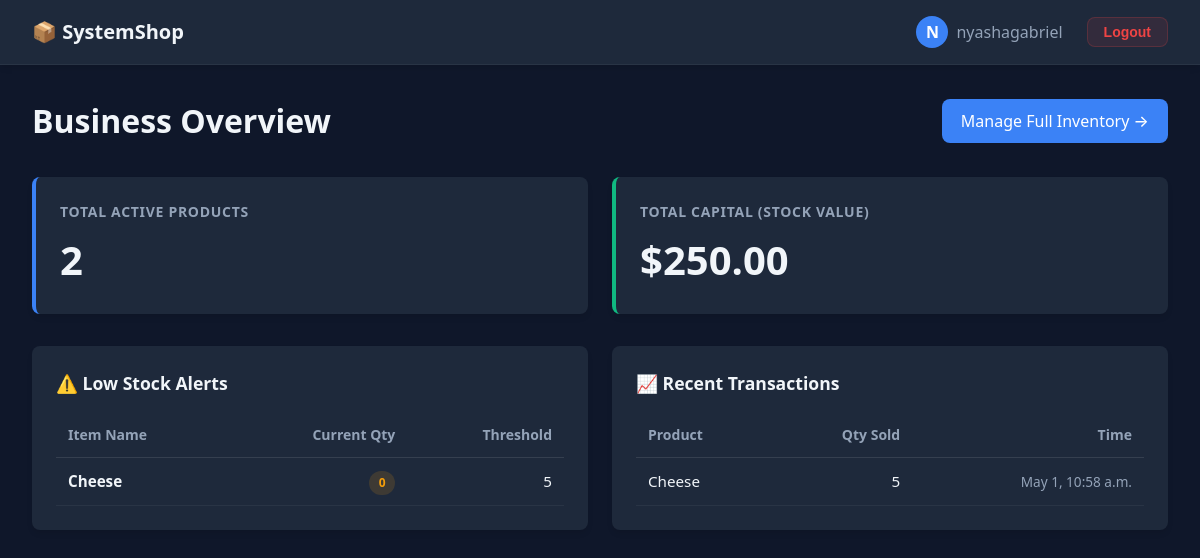
The page /dashboard/ (signed in) on the database its author committed.
### inventory/models.py (models this page shows, shortened)
class Product(models.Model):
    name               = models.CharField(max_length=200)
    category           = models.CharField(max_length=200)
    price              = models.DecimalField(max_digits=10, decimal_places=2)  # FIX B3
    quantity           = models.IntegerField(default=0)
    low_stock_threshold = models.IntegerField(default=5)
    class Meta:
        ordering = ['name']

class Sale(models.Model):
    product       = models.ForeignKey(Product, on_delete=models.CASCADE)
    quantity_sold = models.IntegerField(default=0)
    sold_by       = models.ForeignKey(User, on_delete=models.CASCADE)
    timestamp     = models.DateTimeField(auto_now_add=True)
    class Meta:
        ordering = ['-timestamp']

### inventory/views.py (the view)
# urls.py: path('dashboard/', views.dashboard, name='dashboard'),
@login_required                                    # FIX B5 & B6
def dashboard(request):
    total_products   = Product.objects.count()
    total_stock_value = Product.objects.aggregate(
        total=Sum(F('price') * F('quantity'))
    )['total'] or 0
    low_stock_items  = Product.objects.filter(quantity__lte=F('low_stock_threshold'))
    recent_sales     = Sale.objects.select_related('product', 'sold_by').order_by('-timestamp')[:10]
    context = {
        'total_products': total_products,
        'total_stock_value': total_stock_value,
        'low_stock_items': low_stock_items,
        'recent_sales': recent_sales,
    }
    return render(request, 'inventory/dashboard.html', context)

### inventory/templates/inventory/dashboard.html (shortened to what this page needs)
{% load static %}
<!DOCTYPE html>
<html lang="en">
<head>
    <link rel="stylesheet" href="{% static 'css/dashboard.css' %}">
</head>
<body>
    <nav class="top-nav">
        <a href="/" class="brand">📦 SystemShop</a>
        <div class="user-controls">
            <div class="user-profile">
                <div class="avatar">{{ request.user.username|make_list|first|upper }}</div>
                <span>{{ request.user.username|default:"Admin User" }}</span>
            </div>
            <form method="post" action="{% url 'logout' %}" style="display:inline;">
                <button type="submit" class="btn-logout">Logout</button>
            </form>
        </div>
    </nav>
    <main class="container">
        <div class="header-actions">
            <h1>Business Overview</h1>
            <a href="{% url 'product_list' %}" class="btn-primary">Manage Full Inventory &rarr;</a>
        </div>
        <section class="stats-grid">
            <div class="stat-card">
                <div class="stat-title">Total Active Products</div>
                <div class="stat-value">{{ total_products }}</div>
            </div>
            <div class="stat-card" style="border-left-color: #10b981;">
                <div class="stat-title">Total Capital (Stock Value)</div>
                <div class="stat-value">${{ total_stock_value|floatformat:2|default:"0.00" }}</div>
            </div>
        </section>
        <section class="tables-grid">
            <div class="data-panel">
                <h2 class="panel-title">⚠️ Low Stock Alerts</h2>
                <table class="data-table">
                    <thead>
                        <tr>
                            <th>Item Name</th>
                            <th class="text-right">Current Qty</th>
                            <th class="text-right">Threshold</th>
                        </tr>
                    </thead>
                    <tbody>
                        {% for item in low_stock_items %}
                        <tr>
                            <td><strong>{{ item.name }}</strong></td>
                            <td class="text-right"><span class="badge badge-warning">{{ item.quantity }}</span></td>
                            <td class="text-right">{{ item.low_stock_threshold }}</td>
                        </tr>
                        {% empty %}
                        <tr>
                            <td colspan="3" class="empty-msg">All products are currently well-stocked!</td>
                        </tr>
                        {% endfor %}
                    </tbody>
                </table>
            </div>
            <div class="data-panel">
                <h2 class="panel-title">📈 Recent Transactions</h2>
                <table class="data-table">
                    <thead>
                        <tr>
                            <th>Product</th>
                            <th class="text-right">Qty Sold</th>
                            <th class="text-right">Time</th>
                        </tr>
                    </thead>
                    <tbody>
                        {% for sale in recent_sales %}
                        <tr>
                            <td>{{ sale.product.name }}</td>
                            <td class="text-right">{{ sale.quantity_sold }}</td>
                            <td class="text-right" style="color: var(--text-muted); font-size: 0.85rem;">
                                {{ sale.timestamp|date:"M j, g:i a" }}
                            </td>
                        </tr>
                        {% empty %}
                        <tr>
                            <td colspan="3" class="empty-msg">No sales recorded yet.</td>
                        </tr>
                        {% endfor %}
                    </tbody>
                </table>
            </div>
        </section>
    </main>
</body>
</html>

### inventory/static/css/dashboard.css (style rules this page uses)
:root { --bg-primary: #0f172a; --bg-secondary: #1e293b; --bg-hover: #334155; --accent: #3b82f6; --danger: #ef4444; --warning: #f59e0b; --text-primary: #f1f5f9; --text-muted: #94a3b8; --border-radius: 8px; }
* { box-sizing: border-box; margin: 0; padding: 0; }
body { background-color: var(--bg-primary); color: var(--text-primary); font-family: system-ui, -apple-system, sans-serif; line-height: 1.5; }
.top-nav { background-color: var(--bg-secondary); padding: 1rem 2rem; display: flex; justify-content: space-between; align-items: center; border-bottom: 1px solid rgba(255, 255, 255, 0.05); box-shadow: 0 4px 6px -1px rgba(0, 0, 0, 0.1); }
.brand { font-size: 1.25rem; font-weight: 700; color: var(--text-primary); text-decoration: none; }
.user-controls { display: flex; align-items: center; gap: 1.5rem; }
.user-profile { display: flex; align-items: center; gap: 0.5rem; color: var(--text-muted); font-weight: 500; }
.avatar { width: 32px; height: 32px; background-color: var(--accent); color: white; border-radius: 50%; display: flex; align-items: center; justify-content: center; font-weight: bold; }
.btn-logout { background-color: rgba(239, 68, 68, 0.1); color: var(--danger); border: 1px solid rgba(239, 68, 68, 0.2); padding: 0.4rem 1rem; border-radius: var(--border-radius); text-decoration: none; font-size: 0.875rem; font-weight: 600; transition: all 0.2s; }
.container { max-width: 1400px; margin: 0 auto; padding: 2rem; }
.header-actions { display: flex; justify-content: space-between; align-items: center; margin-bottom: 2rem; }
.btn-primary { background-color: var(--accent); color: white; padding: 0.6rem 1.2rem; border-radius: var(--border-radius); text-decoration: none; font-weight: 500; transition: opacity 0.2s; }
.stats-grid { display: grid; grid-template-columns: repeat(auto-fit, minmax(300px, 1fr)); gap: 1.5rem; margin-bottom: 2rem; }
.stat-card { background-color: var(--bg-secondary); padding: 1.5rem; border-radius: var(--border-radius); border-left: 4px solid var(--accent); box-shadow: 0 4px 6px -1px rgba(0, 0, 0, 0.1); }
.stat-title { color: var(--text-muted); font-size: 0.875rem; text-transform: uppercase; letter-spacing: 0.05em; font-weight: 600; margin-bottom: 0.5rem; }
.stat-value { font-size: 2.5rem; font-weight: 700; color: var(--text-primary); }
.tables-grid { display: grid; grid-template-columns: 1fr 1fr; gap: 1.5rem; }
.data-panel { background-color: var(--bg-secondary); border-radius: var(--border-radius); padding: 1.5rem; box-shadow: 0 4px 6px -1px rgba(0, 0, 0, 0.1); }
.panel-title { font-size: 1.1rem; font-weight: 600; margin-bottom: 1rem; display: flex; align-items: center; gap: 0.5rem; }
.data-table { width: 100%; border-collapse: collapse; }
.data-table th { text-align: left; padding: 0.75rem; color: var(--text-muted); font-size: 0.875rem; border-bottom: 1px solid rgba(255, 255, 255, 0.1); }
.data-table td { padding: 0.75rem; border-bottom: 1px solid rgba(255, 255, 255, 0.05); font-size: 0.95rem; }
.text-right { text-align: right !important; }
.badge { padding: 0.2rem 0.6rem; border-radius: 9999px; font-size: 0.75rem; font-weight: 700; }
.badge-warning { background-color: rgba(245, 158, 11, 0.15); color: var(--warning); }

### rows shown on the page
Product: name "Cheese", quantity "0", low_stock_threshold "5"
Sale: product.name "Cheese", quantity_sold "5", timestamp "May 1, 10:58 a.m."

### other values the page prints
{{ request.user.username|make_list|first|upper }} "N"
{{ request.user.username|default:"Admin User" }} "nyashagabriel"
{{ total_products }} "2"
{{ total_stock_value|floatformat:2|default:"0.00" }} "250.00"
